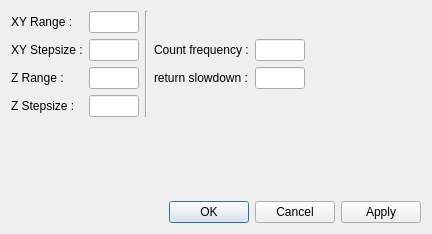
<?xml version="1.0" encoding="UTF-8"?>
<ui version="4.0">
 <class>SettingsDialog</class>
 <widget class="QDialog" name="SettingsDialog">
  <property name="geometry">
   <rect>
    <x>0</x>
    <y>0</y>
    <width>432</width>
    <height>234</height>
   </rect>
  </property>
  <property name="sizePolicy">
   <sizepolicy hsizetype="Preferred" vsizetype="Preferred">
    <horstretch>0</horstretch>
    <verstretch>0</verstretch>
   </sizepolicy>
  </property>
  <property name="windowTitle">
   <string>qudi: Optimiser - Settings</string>
  </property>
  <layout class="QGridLayout" name="gridLayout_2">
   <item row="1" column="0">
    <spacer name="verticalSpacer">
     <property name="orientation">
      <enum>Qt::Vertical</enum>
     </property>
     <property name="sizeHint" stdset="0">
      <size>
       <width>20</width>
       <height>40</height>
      </size>
     </property>
    </spacer>
   </item>
   <item row="2" column="0">
    <widget class="QDialogButtonBox" name="buttonBox">
     <property name="locale">
      <locale language="English" country="UnitedStates"/>
     </property>
     <property name="orientation">
      <enum>Qt::Horizontal</enum>
     </property>
     <property name="standardButtons">
      <set>QDialogButtonBox::Apply|QDialogButtonBox::Cancel|QDialogButtonBox::Ok</set>
     </property>
     <property name="centerButtons">
      <bool>false</bool>
     </property>
    </widget>
   </item>
   <item row="0" column="0">
    <layout class="QGridLayout" name="gridLayout">
     <item row="0" column="0">
      <widget class="QLabel" name="label_2">
       <property name="text">
        <string>XY Range :</string>
       </property>
      </widget>
     </item>
     <item row="0" column="1">
      <widget class="QLineEdit" name="xy_refocusrange_InputWidget">
       <property name="maximumSize">
        <size>
         <width>50</width>
         <height>16777215</height>
        </size>
       </property>
      </widget>
     </item>
     <item row="1" column="0">
      <widget class="QLabel" name="label">
       <property name="text">
        <string>XY Stepsize :</string>
       </property>
      </widget>
     </item>
     <item row="3" column="1">
      <widget class="QLineEdit" name="z_refocusstepsize_InputWidget">
       <property name="maximumSize">
        <size>
         <width>50</width>
         <height>16777215</height>
        </size>
       </property>
      </widget>
     </item>
     <item row="2" column="1">
      <widget class="QLineEdit" name="z_refocusrange_InputWidget">
       <property name="maximumSize">
        <size>
         <width>50</width>
         <height>16777215</height>
        </size>
       </property>
      </widget>
     </item>
     <item row="1" column="1">
      <widget class="QLineEdit" name="xy_refocusstepsize_InputWidget">
       <property name="maximumSize">
        <size>
         <width>50</width>
         <height>16777215</height>
        </size>
       </property>
      </widget>
     </item>
     <item row="2" column="0">
      <widget class="QLabel" name="label_3">
       <property name="text">
        <string>Z Range :</string>
       </property>
      </widget>
     </item>
     <item row="3" column="0">
      <widget class="QLabel" name="label_4">
       <property name="text">
        <string>Z Stepsize :</string>
       </property>
      </widget>
     </item>
     <item row="0" column="2" rowspan="4">
      <widget class="Line" name="line">
       <property name="orientation">
        <enum>Qt::Vertical</enum>
       </property>
      </widget>
     </item>
     <item row="1" column="4">
      <widget class="QLineEdit" name="count_freq_InputWidget">
       <property name="maximumSize">
        <size>
         <width>50</width>
         <height>16777215</height>
        </size>
       </property>
      </widget>
     </item>
     <item row="2" column="4">
      <widget class="QLineEdit" name="return_slow_InputWidget">
       <property name="maximumSize">
        <size>
         <width>50</width>
         <height>16777215</height>
        </size>
       </property>
      </widget>
     </item>
     <item row="1" column="5">
      <spacer name="horizontalSpacer">
       <property name="orientation">
        <enum>Qt::Horizontal</enum>
       </property>
       <property name="sizeHint" stdset="0">
        <size>
         <width>40</width>
         <height>20</height>
        </size>
       </property>
      </spacer>
     </item>
     <item row="1" column="3">
      <widget class="QLabel" name="label_5">
       <property name="text">
        <string>Count frequency :</string>
       </property>
      </widget>
     </item>
     <item row="2" column="3">
      <widget class="QLabel" name="label_6">
       <property name="text">
        <string>return slowdown :</string>
       </property>
      </widget>
     </item>
    </layout>
   </item>
  </layout>
 </widget>
 <tabstops>
  <tabstop>xy_refocusrange_InputWidget</tabstop>
  <tabstop>xy_refocusstepsize_InputWidget</tabstop>
  <tabstop>z_refocusrange_InputWidget</tabstop>
  <tabstop>z_refocusstepsize_InputWidget</tabstop>
  <tabstop>count_freq_InputWidget</tabstop>
  <tabstop>return_slow_InputWidget</tabstop>
  <tabstop>buttonBox</tabstop>
 </tabstops>
 <resources/>
 <connections>
  <connection>
   <sender>buttonBox</sender>
   <signal>accepted()</signal>
   <receiver>SettingsDialog</receiver>
   <slot>accept()</slot>
   <hints>
    <hint type="sourcelabel">
     <x>257</x>
     <y>224</y>
    </hint>
    <hint type="destinationlabel">
     <x>157</x>
     <y>274</y>
    </hint>
   </hints>
  </connection>
  <connection>
   <sender>buttonBox</sender>
   <signal>rejected()</signal>
   <receiver>SettingsDialog</receiver>
   <slot>reject()</slot>
   <hints>
    <hint type="sourcelabel">
     <x>325</x>
     <y>224</y>
    </hint>
    <hint type="destinationlabel">
     <x>286</x>
     <y>274</y>
    </hint>
   </hints>
  </connection>
 </connections>
</ui>
